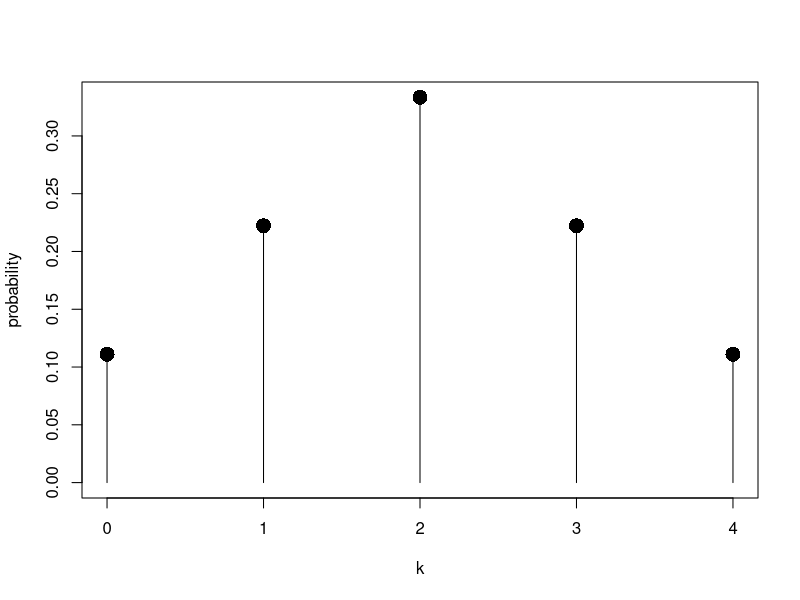
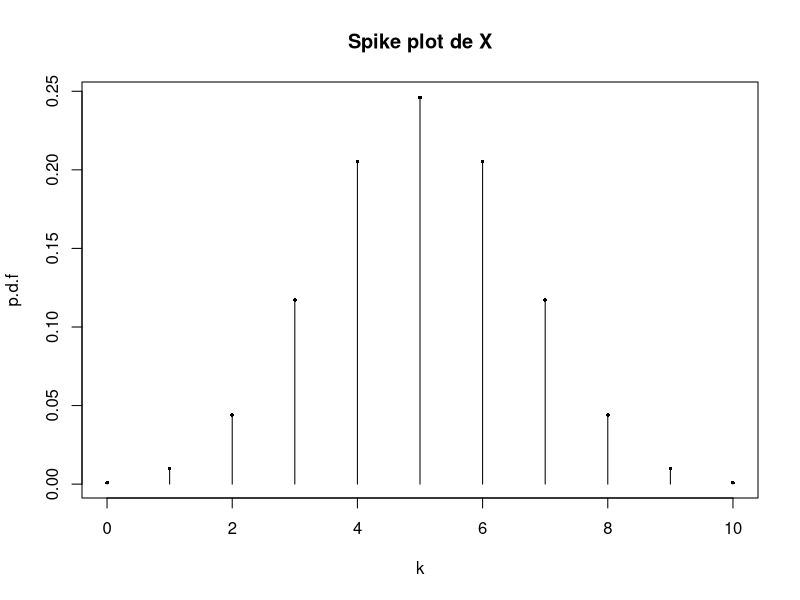
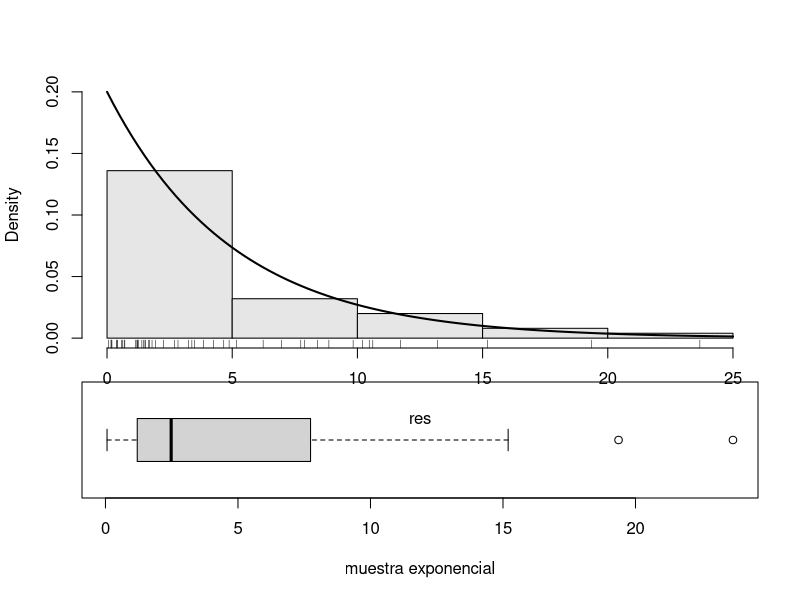
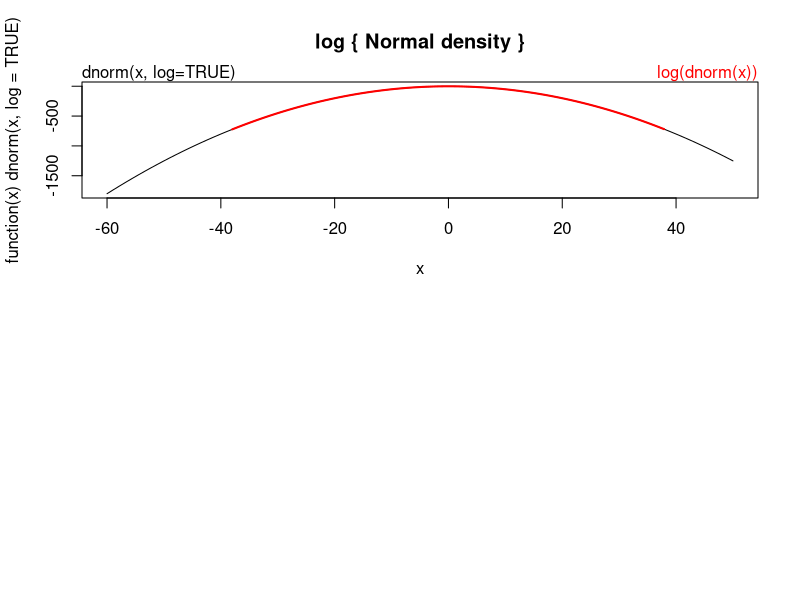
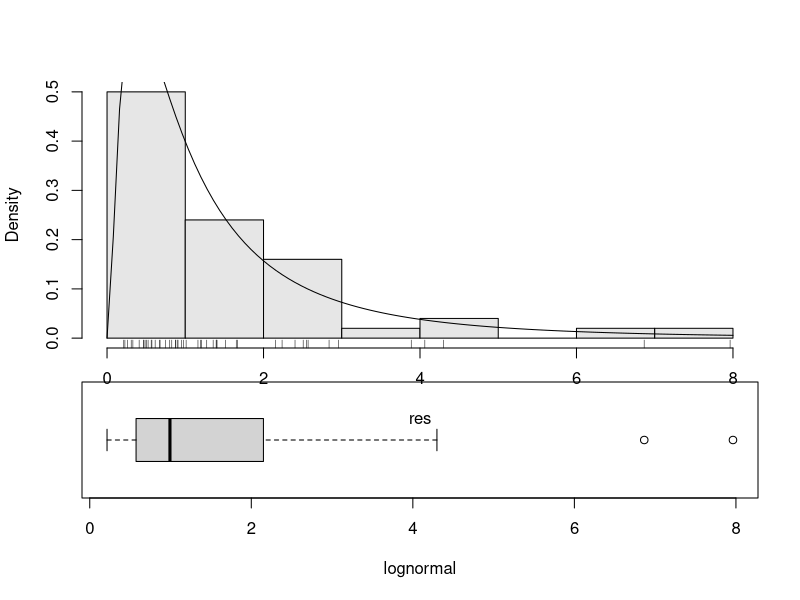

These charts were generated, in order, by the following R code:
# Probabilidad_Variable_Aleatoria_y_Distribuciones #

#### VALORES DISCRETOS Y CONTINUOS: ####

#spike plot:
# Muestra las probabilidades para cada valor en el rango de X como
# un "spike", enfatizando lo discreto de la distrubción.

k=0:4
p=c(1,2,3,2,1)/9
plot(k, p, type="h",xlab="k",ylab="probability",
     ylim=c(0,max(p)))
points(k,p,pch=16,cex=2)

#sample() generar valores aleatorios:
k=0:2
p=c(1,2,1)/4
sample(k,size=1,replace=FALSE,prob=p) #simula que todo tiene 
#la misma probabilidad de ocurrencia.
sample(k,size=1,prob=p)

#lanzar una moneda 10 veces, cara=1 y sello=0
sample(0:1, size=10, replace=TRUE) #i.i.d sample
sample (1:6,size=10, replace=TRUE) #lanzar un 
#dado 10 veces.
#suma de lanzar el dado 10 veces
sample(1:6,size=10,replace=TRUE)+ 
  sample(1:6,size=10,replace=TRUE)
#Asumir que 10000 personas se les pregunta
#si les gusta comer pollo o no y 6200 dicen si.
#Luego si elegimos una muestra de 10:
sample(rep(0:1,c(3200,6800)),size=10,replace=TRUE)
sample(0:1, size=10, replace=T, prob=c(1-.62,.62))

#Familia de distribuciones:
# d: retorna la p.d.f de la distribucion.
# p.d.f: probability density function

# p: retorna la c.d.f de la distribucion.
# c.d.f:cummulative density function

# q: retorna los cuantiles.
# r: retorna una muestra aleatoria desde la distribucion.

#Cada familia de distribución tiene sus parámetros pero
# las funciones son similares en funcionamiento.

dunif(x=1, min=0, max=3)
punif(q=2,min=0,max=3)
qunif(p=1/2,min=0,max=3)
runif(n=1,min=0,max=3)
runif(n=10,min=0,max=10)

#Multiples cuantiles:
ps<-seq(0,2,by=0.2)
names(ps)=as.character(seq(0,200,by=20))
ps
qunif(ps, min=0,max=1)

#### distribución Binomial: ####

#Lanzar una moneda 10 veces. X:numero de caras.
#Si la moneda es justa. #X tienen una distribución binomial
# Binomial(10, 1/2)
# La probabilidad que X=5
choose(10,5)*(1/2)^5*(1/2)^(10-5)
# usando d function
dbinom(5,size=10, prob=1/2)
#La probabilidad de obtener 6 o menos caras
sum(dbinom(0:6,size=10,prob=1/2))

#Spike plot producido por binomial:
heights=dbinom(0:10, size=10,prob=1/2)
plot(0:10,heights,
     type="h",
     main="Spike plot de X",xlab="k",ylab="p.d.f")
points(0:10,heights,pch=16,cex=0.5)

#De una poblacion las personas que eligen geologia se les 
#considera como si y se codifica con 1 al resto con 0.
#El analisis corresponde a una Binomial(n,p) de una v.a.d
#donde n es el número de muestras.

#Si la población favorable que eligió si es 62%,calcule de una
#Muestra de 100 que tan probable es que respondan 60% o menos.
pbinom(60, size=100, prob=0.62)

#### Distribucion Exponencial: Exponential(lambda) ####
res=rexp(50,rate=1/5)
#boxplot:
par(fig=c(0,1,0,0.50))
boxplot(res, horizontal=TRUE,bty="n",
        xlab="muestra exponencial")
#histograma
par(fig=c(0,1,0.25,1),new=TRUE)
#guardar los valores,
#luego encontrar el mas grande y setearlo
#como maximo:
tmp.hist=hist(res,plot=FALSE)
tmp.edens=density(res)
tmp.dens =dexp(0, rate=1/5)
y.max=max(tmp.hist$density,tmp.edens$y,
          tmp.dens)
hist(res,ylim=c(0,y.max),prob=TRUE,
     main="", col=gray(0.9))
curve(dexp(x,rate = 1/5),lwd=2,add=TRUE)
rug(res)

#### Distribucion Normal: ####
#Normal(µ,σ)
pnorm(q=1.5,mean=0, sd=1)
pnorm(q=4.75, mean=0,sd=1/2)
qnorm(c(0.25,0.50,0.75)) #Areas importantes
#basadas en Z-scores
#qnorm especificamos el area que deseamos
#cuanta area es no mayor a una desviacion estandar
#desde la media:
pnorm(1)-pnorm(-1)
#dos desviaciones estandar:
1-2*pnorm(-2)
#tres desviaciones estandar:
diff(pnorm(c(-3,3)))

require(graphics)

dnorm(0) == 1/sqrt(2*pi)
dnorm(1) == exp(-1/2)/sqrt(2*pi)
dnorm(1) == 1/sqrt(2*pi*exp(1))

## Using "log = TRUE" for an extended range :
par(mfrow = c(2,1))
plot(function(x) dnorm(x, log = TRUE), -60, 50,
     main = "log { Normal density }")
curve(log(dnorm(x)), add = TRUE, col = "red", lwd = 2)
mtext("dnorm(x, log=TRUE)", adj = 0)
mtext("log(dnorm(x))", col = "red", adj = 1)


#Ejemplo1:
# a
pnorm(70, mean=80, sd=10) - pnorm(60, mean=80, sd=10)
# b 
# media poblacional = media muestral/sqrt(n)

media_nueva <- 10/sqrt(60)

1 -  pnorm(90, mean = 80, sd = media_nueva)

# Ejemplo:
#a
pnorm(30, mean = 42000, sd=12000)
#b
# u_tot <- ux+uy+uz
# phi_tot <- rootsquare(phi_x^2, phi_y^2 + phi_z^2)
u = 42000+60000+78000
phi = sqrt(12000^2+18000^2+10000^2)
#
1- pnorm(120000, mean= u, sd = phi)
#c
# tarea

# practicar de : https://r02pro.github.io/normal-distribution.html


#### LogNormal: log(x) ####

res= rlnorm(n=50, meanlog=0,sdlog=1)
#boxplot:
par(fig=c(0,1,0,0.5))
boxplot(res, horizontal=TRUE, bty="n",xlab="lognormal")
#histogram:
par(fig=c(0,1,0.25,1),new=TRUE)
tmp.hist=hist(res, plot=FALSE)
tmp.edens=density(res)
tmp.dens = dexp(0,rate=1/5)
ymax =max(tmp.hist$density,tmp.edens$y,
          tmp.dens)
#hist:
par(fig=c(0,1,0.25,1),new=TRUE)
hist(res,ylim=c(0,ymax),prob=TRUE,
     main="",col=gray(0.9))
curve(dlnorm(x,meanlog=0,sdlog=1),
      add=TRUE)
rug(res)

#t-distribution, F-distribution and
#chi-distrbution
